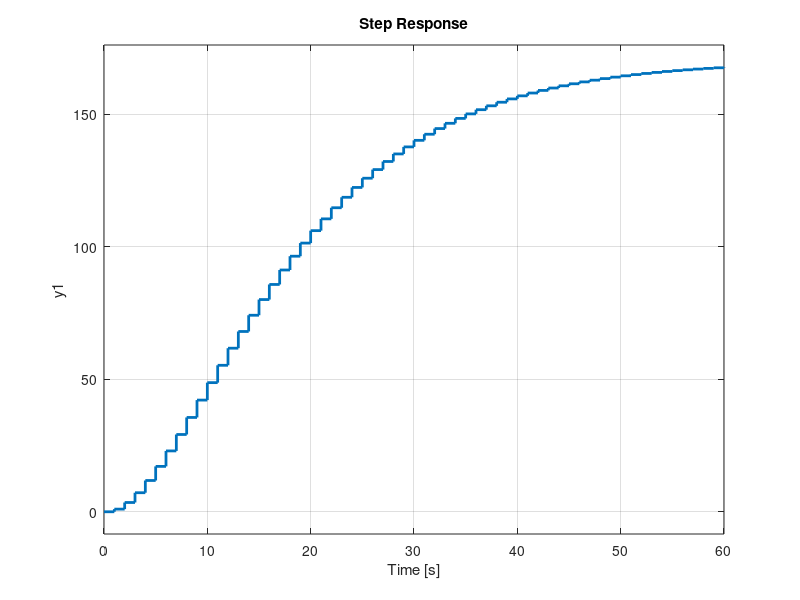
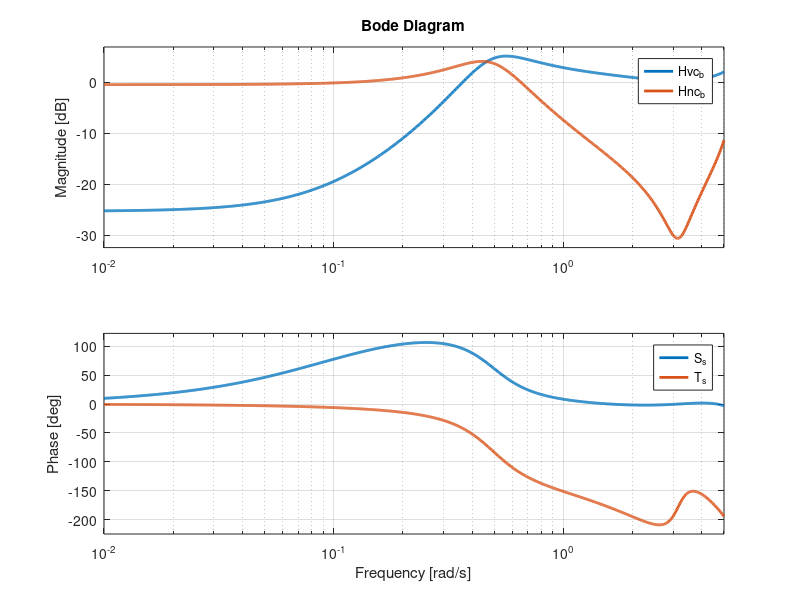

The MATLAB script that drew these images, in order: (Note: this script raises an error after producing the figures.)
% Åström & Wittenmark 5.3
set(0,'defaultlinelinewidth',2)

% Plant model
B = [1, 0.7];
A = [1, -1.8, 0.81];
H = tf(B, A, 1)

% Check behaviour
figure(1)
clf
subplot(121)
pzmap(H)
subplot(122)
step(H)


% Desired characteristic polynomial
Ac = [1, -1.5, 0.7];

% Controller (a)
r0 = 1;
R_a = [1, 0.7]*r0;
S_a = [0.3, -0.11];
T_a = 0.2*[1, 0];

F_fb_a = tf(S_a, R_a, 1);
F_ff_a = tf(T_a, R_a, 1);

% Closed-loop system from command signal to output
Hc_a = F_ff_a * feedback(H, F_fb_a)

% Closed-loop system from command signal to control signal
Huc_a = F_ff_a * feedback(1, H*F_fb_a);

% Closed-loop system from disturbance signal to output
Hvc_a = feedback(1, H*F_fb_a);


%% Controller (b), no cancellation of the zero
Ao = [1, 0]; % Observer polynomial
params = [1,     1,    0
          -1.8,  0.7,  1
          0.81,  0,   0.7] \ [-1.5+1.8; 0.7-0.81; 0]
      
R_b = [1, params(1)];
S_b = [params(2), params(3)];
t_0 = sum(Ac)/sum(B)
T_b = Ao * t_0;

F_fb_b = tf(S_b, R_b, 1);
F_ff_b = tf(T_b, R_b, 1);

% Closed-loop system from command signal to output
Hc_b = F_ff_b * feedback(H, F_fb_b)

% Closed-loop system from command signal to control signal
Huc_b = F_ff_b * feedback(1, H*F_fb_b);

% Closed-loop system from disturbance signal to output
Hvc_b = feedback(1, H*F_fb_b);

% Closed-loop  system from (negative) noise signal to output
Hnc_b = feedback(H*F_fb_b, 1);

figure(12)
clf
bode(Hvc_b, Hnc_b, {0.01, 5} )

legend('S_s', 'T_s')

% Mark some points
ws = [0.1, 0.5, 2];
for w = ws
    Sw = evalfr(Hvc_b, w);
    Tw = evalfr(Hnc_b, w);
    subplot(2,1,1)
    hold on
    plot(w, abs(Sw), 'ro')
end


%% Controller (c), incremental control

params = [1, 1, 0, 0
    -2.8, 0.7, 1, 0
    2.61, 0, 0.7, 1
    -0.81, 0, 0, 0.7] \ [-1.5+2.8; 0.7-2.61; 0+0.81; 0];

% Also with symbolic computation
[sol, t0, LHS, RHS] = RST_sym(B, A, 0, 1);

% Substitute nume   rical values

p1_n = 0.75+1j*0.3708;
p2_n = 0.75-1j*0.3708;
obspole = 0;
po1_n = obspole;
po2_n = obspole;
Ao_n = conv([1, -po1_n], [1, -po2_n]);

syms p1 p2 po1 po2
vars = [p1, p2, po1, po2];
numvals = [p1_n, p2_n, po1_n, po2_n];
r1_n = double( subs(sol.r1, vars, numvals) );
s0_n = double( subs(sol.s0, vars, numvals) );
s1_n = double( subs(sol.s1, vars, numvals) );
s2_n = double( subs(sol.s2, vars, numvals) );

t0_n = double( subs(t0, vars, numvals) );

LHS = subs(LHS, vars, numvals) 
RHS = subs(RHS, vars, numvals) 

R_c = conv([1, -1], [1, r1_n]);
S_c = [s0_n, s1_n, s2_n];
Ao_c = [1, 0, 0];
T_c = Ao_c * t0_n;

F_fb_c = tf(S_c, R_c, 1);
F_ff_c = tf(T_c, R_c, 1);

% Closed-loop system from command signal to output
Hc_c = F_ff_c * feedback(H, F_fb_c)

% Closed-loop system from command signal to control signal
Huc_c = F_ff_c * feedback(1, H*F_fb_c);

% Closed-loop system from disturbance signal to output
Hvc_c = feedback(1, H*F_fb_c);

%% Plots
p = timeoptions;
p.XLabel.String = 'Time';

set(groot, 'Default', struct())

figure(1)
clf
step(Hc_a, Hc_b, Hc_c, p)
title('Response to step in reference signal')
legend('(a)', '(b)', '(c)')
h = findobj(gca,'Type','line')
set(h, 'linewidth', 2)
xlabel('Time')
%print -dpdf aw5_3_refstep.pdf


figure(2)
clf
set(gcf, 'position', [100,100, 600, 1200])
subplot(311)
step(Huc_a)
title('Step response of control signal, (a)')
h = findobj(gca,'Type','line')
set(h, 'linewidth', 2)

subplot(312)
step(Huc_b)
title('Step response of control signal, (b)')
h = findobj(gca,'Type','line')
set(h, 'linewidth', 2)

subplot(313)
step(Huc_c)
title('Step response of control signal, (c)')
h = findobj(gca,'Type','line')
set(h, 'linewidth', 2)

figure(5)
clf
step(Huc_a, Huc_b, Huc_c)
title('Response of control signal to step disturbance')
h = findobj(gca,'Type','line')
set(h, 'linewidth', 2)
legend('(a)', '(b)', '(c)')

figure(3)
clf
h=stepplot(Hvc_a, Hvc_b, Hvc_c, p)
title('Response to step in disturbance signal')
legend('(a)', '(b)', '(c)')
h = findobj(gca,'Type','line')
set(h, 'linewidth', 2)
%print -dpdf aw5_3_diststep.pdf

figure(4)
clf
co_orig = get(groot, 'defaultAxesColorOrder');
co = [0 0 1;
      0 0.5 0;
      1 0 0;
      0 0.75 0.75;
      0.75 0 0.75;
      0.75 0.75 0;
      0.25 0.25 0.25];
set(groot,'defaultAxesColorOrder',co)
bode(Hc_a, Hc_b)
legend('With cancellation of the zero', 'Without cancellation',...
        'Location', 'best')
h = findobj(gcf,'Type','line')
set(h, 'linewidth', 2)
print -dpdf aw5_3_bode.pdf
set(groot,'defaultAxesColorOrder',co_orig)


% figure(2)
% clf
% [ua,ta] = step(Huc_a);
% [ub,tb] = step(Huc_b);
% stairs(ta, ua-ub)
% h = findobj(gca,'Type','line')
% set(h, 'linewidth', 2)


% Extra: choose T to cancel the plant zero using controller of (b)
% t0 = sum(Ac); % t0 = Ac(1)
% T = t0*tf(Ao, B, 1);
% F_ff_c = T*tf(1, R_b, 1);
% 
% % Closed-loop system from command signal to output
% Hc_c = F_ff_c * feedback(H, F_fb_b)
% 
% % Closed-loop system from command signal to control signal
% Huc_c = F_ff_c * feedback(1, H*F_fb_b);
% 
% figure(3)
% clf
% step(Hc_a, Hc_b, Hc_c)
% title('Step response of output')
% legend('(a)', '(b)', '(c)')
% h = findobj(gca,'Type','line')
% set(h, 'linewidth', 2)
% 
% figure(4)
% set(gcf, 'position', [200,200, 600, 900])
% subplot(311)
% step(Huc_a)
% title('Step response of control signal, (a)')
% h = findobj(gca,'Type','line')
% set(h, 'linewidth', 2)
% subplot(312)
% step(Huc_b)
% title('Step response of control signal, (b)')
% h = findobj(gca,'Type','line')
% set(h, 'linewidth', 2)
% subplot(313)
% step(Huc_c)
% title('Step response of control signal, (c)')
% h = findobj(gca,'Type','line')
% set(h, 'linewidth', 2)


%% Sensitivity
